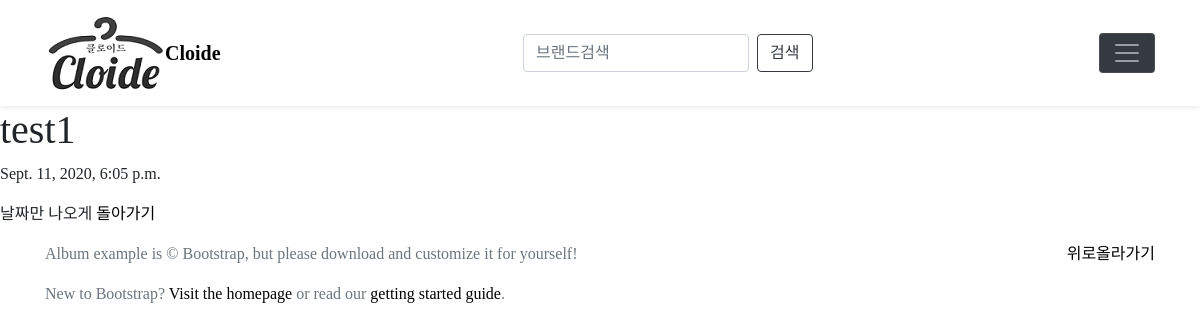
The page /notice/5 on the database its author committed.
### notice/models.py (models this page shows, shortened)
class Notice(models.Model):
    title = models.CharField(max_length=200)
    pub_date = models.DateTimeField('date published')
    body = models.TextField()
    author = models.CharField(max_length=100, default="simple")
    def summary(self):
        return self.body[:30]

### notice/views.py (the view)
# urls.py: path('<int:notice_id>' , views.detail, name ='detail'),
def detail(request,notice_id):
    notice_detail = get_object_or_404(Notice, pk=notice_id)
    return render(request, 'detail.html' , {'notice': notice_detail})

### notice/templates/detail.html
{% extends 'base.html' %}
{% block content %}
        <h1>{{notice.title}}</h1>
        <p>{{notice.pub_date}}</p>
        <p>{{notice.summary}}
        <a href = "{% url 'notice' %}"> 돌아가기 </a>
{% endblock %}

### cloide/templates/base.html (style rules this page uses)
body { font-family:GmarketSansLight; }
a { text-decoration: none; color: #000; }

### rows shown on the page
Notice: title "test1", pub_date "Sept. 11, 2020, 6:05 p.m.", summary "날짜만 나오게"
